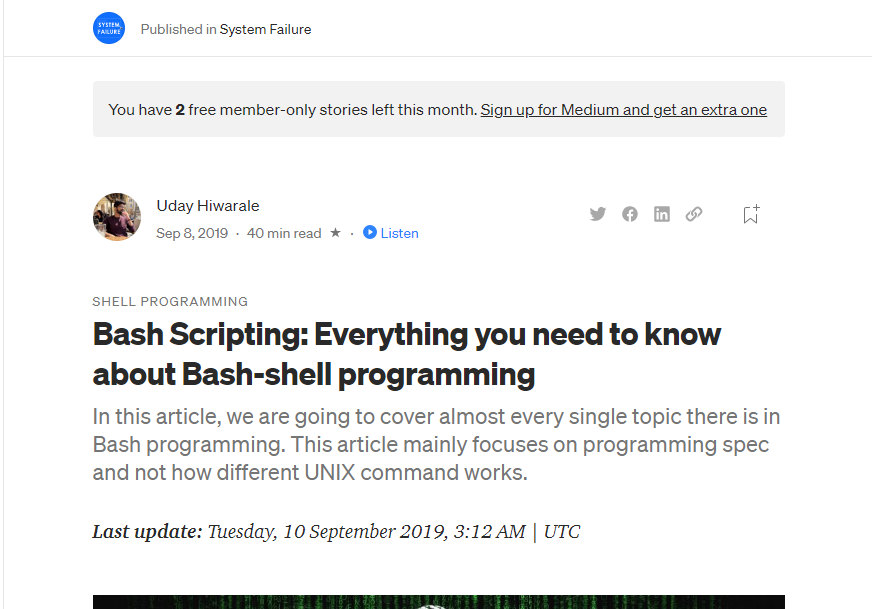
#> input picture Screenshotscrop/screen0.png, 872 x 609 px, found by its file name
$ jupyter execute --allow-errors ScreenshotScroll.ipynb
#> lines starting #> are read from the running program, lines starting #| are printed output that depends on the picture
## Get Data from webpage and Screen shot using Selenium

[cell 1]
from selenium import webdriver
from selenium.webdriver.common.by import By
from PIL import Image
from io import BytesIO
import os

import time

URL ='''https://medium.com/sysf/
bash-scripting-everything-you-need-to-
know-about-bash-shell-programming-cd08595f2fba'''
#> (the rest of this cell did not finish here and is left out)

## Crop out Unwanted section using PIL module
`from PIL import Image`

[cell 2]
# im = Image.open(BytesIO(png))
# im.save('screenshot.png')
import os

# Get the list of all files and directories
# in the root directory
# path = "/"
dir_list = os.listdir("./Screenshots")

for i in range(len(dir_list)):
    im = Image.open(f'./Screenshots/screen{i}.png')
#> im is the input picture: PIL image 872x609 RGBA; mean R, G, B, A 239.7, 240, 240, 255
    im = im.crop((76,0, 948, 609))
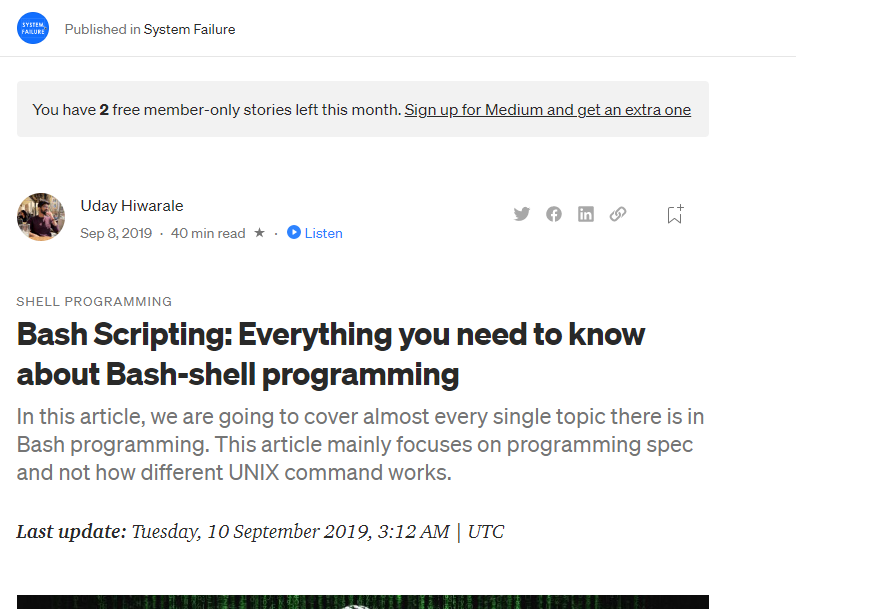
#> im: PIL image 872x609 RGBA; mean R, G, B, A 217.5, 217.8, 217.8, 232.8; transparent parts drawn white
    im.save(f'./Screenshotscrop/screen{i}.png')

## Convert images to pDF using PIL

[cell 3]
import os
from PIL import Image
import re

#Open leading img
img1 = Image.open('./Screenshotscrop/screen0.png')
#You must convert from RGBA to RGB to be able to get pDF
img1=img1.convert("RGB")
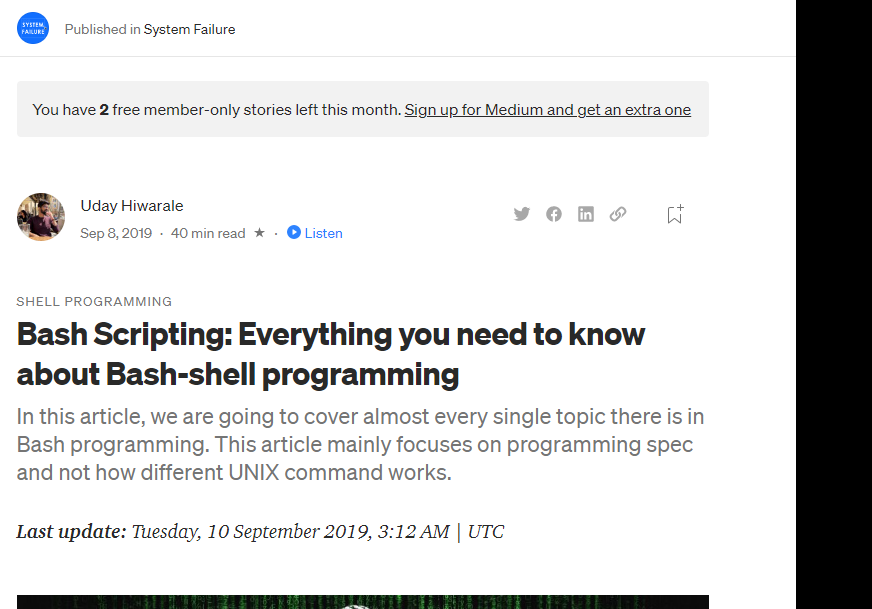
#> img1: PIL image 872x609 RGB; mean R, G, B 217.5, 217.8, 217.8
#open the rest of images
img_list = os.listdir("./Screenshotscrop")[1:]

#the above comand distorts the order of file we need to sort them
def atoi(text):
    return int(text) if text.isdigit() else text

def natural_keys(text):
    '''
    alist.sort(key=natural_keys) sorts in human order
    '''
    # '\d+' denotes Numeric Characters or group of characters
    return [ atoi(c) for c in re.split(r'(\d+)', text) ]
# img_list.sort(key= natural_keys)
imgListsorted = sorted(img_list, key=natural_keys)


imgListOpened = [Image.open(f"./Screenshotscrop/{img}") for img in imgListsorted]
imgList_convert= [img.convert("RGB") for img in imgListOpened]
# img.save("bash.pdf","PDF", resolution=100.0)
img1.save("bash.pdf","PDF", resolution=100.0,save_all=True, append_images=imgList_convert)

#### To PDF using **img2pdf**

[cell 4]
import img2pdf
with open("bash2.pdf","wb") as f:
    img_list2= ['./Screenshotscrop/screen0.png']+[f"./Screenshotscrop/{img}" for img in imgListsorted]
    f.write(img2pdf.convert(img_list2))
#> (this line was passed over: img2pdf is not available in this run)
